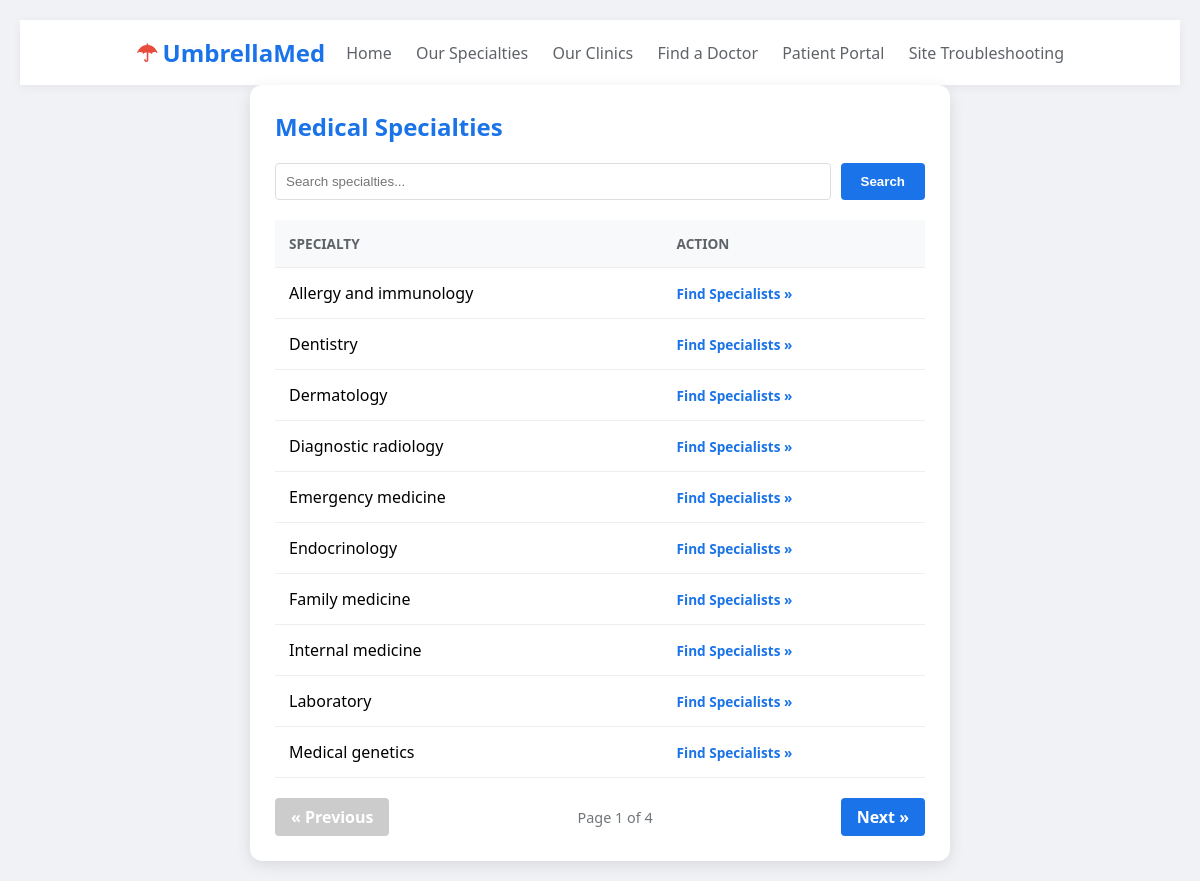
The page /specialties.php on the database its author committed.
### tables this page shows
CREATE TABLE `specialties` (
  `specialty_id` int NOT NULL AUTO_INCREMENT,
  `specialty_name` varchar(255) NOT NULL,
  PRIMARY KEY (`specialty_id`)
);

### www/specialties.php (the view, shortened to what this page needs)
<!DOCTYPE html>
<html lang="en">
<head>
</head>
<body>
<nav>
    <div class="logo"><span>☂</span> UmbrellaMed</div>
    <div class="links">
        <a href="Umbrellamed.php">Home</a>
        <a href="specialties.php">Our Specialties</a>
        <a href="clinics.php">Our Clinics</a>
        <a href="physicians.php">Find a Doctor</a>
        <a href="#">Patient Portal</a>
        <a href="index.php">Site Troubleshooting</a>
    </div>
</nav>
<div class="container">
    <h2>Medical Specialties</h2>
    <form method="GET" class="search-form">
        <input type="text" name="search" class="search-input" placeholder="Search specialties..." value="<?php echo isset($_GET['search']) ? htmlspecialchars($_GET['search']) : ''; ?>">
        <button type="submit" class="search-btn">Search</button>
    </form>
    <?php
    $servername = "localhost";
    $username = "UmbrellaUser";
    $password = "Net260Rocks!";
    $dbname = "umbrellamed";
    $conn = mysqli_connect($servername, $username, $password, $dbname);
    $search = isset($_GET['search']) ? mysqli_real_escape_string($conn, $_GET['search']) : '';
    $limit = 10;
    $page = isset($_GET['page']) ? (int)$_GET['page'] : 1;
    $offset = ($page - 1) * $limit;
    $where_clause = $search !== "" ? "WHERE specialty_name LIKE '%$search%'" : "";
    $total_sql = "SELECT COUNT(*) FROM specialties $where_clause";
    $total_result = mysqli_query($conn, $total_sql);
    $total_rows = mysqli_fetch_array($total_result)[0];
    $total_pages = ceil($total_rows / $limit);
    $sql = "SELECT specialty_name FROM specialties $where_clause ORDER BY specialty_name LIMIT $limit OFFSET $offset";
    $results = mysqli_query($conn, $sql);
    $search_param = ($search !== "") ? "&search=" . urlencode($search) : "";
    if (mysqli_num_rows($results) > 0) {
        echo "<table><tr><th>Specialty</th><th>Action</th></tr>";
        while($row = mysqli_fetch_assoc($results)) {
            echo "<tr>";
            echo "<td>" . htmlspecialchars($row["specialty_name"]) . "</td>";
            echo "<td><a href='physicians.php?search=" . urlencode($row["specialty_name"]) . "' class='find-link'>Find Specialists &raquo;</a></td>";
            echo "</tr>";
        }
        echo "</table>";
        echo "<div class='pagination'>";
        echo ($page > 1) ? "<a href='?page=" . ($page - 1) . "$search_param' class='btn'>&laquo; Previous</a>" : "<a class='btn disabled'>&laquo; Previous</a>";
        echo "<span class='page-info'>Page $page of " . ($total_pages ?: 1) . "</span>";
        echo ($page < $total_pages) ? "<a href='?page=" . ($page + 1) . "$search_param' class='btn'>Next &raquo;</a>" : "<a class='btn disabled'>Next &raquo;</a>";
        echo "</div>";
    } else {
        echo "<p>No specialties found.</p>";
    }
    ?>
</div>
</body>
</html>

### www/specialties.php (style rules this page uses)
body { font-family: 'Segoe UI', Tahoma, Geneva, Verdana, sans-serif; margin: 20px; background-color: #f0f2f5; }
.container { max-width: 650px; margin: auto; background: white; padding: 25px; border-radius: 12px; box-shadow: 0 4px 15px rgba(0,0,0,0.1); }
h2 { color: #1a73e8; margin-top: 0; }
nav { background: white; padding: 1rem 10%; display: flex; justify-content: space-between; align-items: center; box-shadow: 0 2px 10px rgba(0,0,0,0.05); }
.logo { font-size: 1.5rem; font-weight: bold; color: #1a73e8; display: flex; align-items: center; }
.logo span { color: #e74c3c; margin-right: 5px; }
nav a { text-decoration: none; color: #5f6368; margin-left: 20px; font-weight: 500; }
.search-form { margin: 20px 0; display: flex; gap: 10px; }
.search-input { flex-grow: 1; padding: 10px; border: 1px solid #ddd; border-radius: 4px; outline: none; }
.search-btn { padding: 10px 20px; background: #1a73e8; color: white; border: none; border-radius: 4px; cursor: pointer; font-weight: bold; }
table { width: 100%; border-collapse: collapse; }
th, td { text-align: left; padding: 14px; border-bottom: 1px solid #eee; }
th { background-color: #f8f9fa; color: #5f6368; text-transform: uppercase; font-size: 0.85rem; }
.find-link { font-size: 0.85rem; color: #1a73e8; text-decoration: none; font-weight: 600; }
.pagination { margin-top: 20px; display: flex; justify-content: space-between; align-items: center; }
.btn { padding: 8px 16px; background: #1a73e8; color: white; text-decoration: none; border-radius: 4px; font-weight: bold; }
.btn.disabled { background: #ccc; cursor: not-allowed; pointer-events: none; }
.page-info { color: #70757a; font-size: 0.9rem; }

### rows shown on the page
specialties: specialty_name "Allergy and immunology"
specialties: specialty_name "Dentistry"
specialties: specialty_name "Dermatology"
specialties: specialty_name "Diagnostic radiology"
specialties: specialty_name "Emergency medicine"
specialties: specialty_name "Endocrinology"
specialties: specialty_name "Family medicine"
specialties: specialty_name "Internal medicine"
specialties: specialty_name "Laboratory"
specialties: specialty_name "Medical genetics"

### other values the page prints
$page "1"
$total_pages ?: 1 "4"
